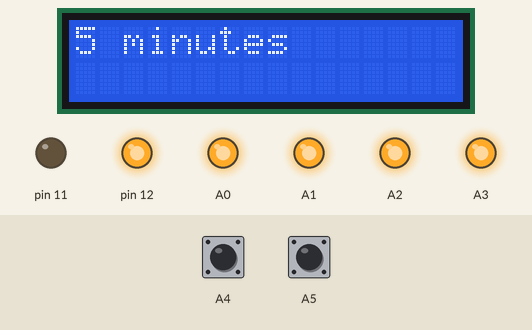
A sketch run on a simulated Arduino Uno, built with avr-gcc and run on an emulated ATmega328P. Parts: 16×2 character LCD, output pins drawn as LEDs (lit = HIGH). Inputs (shaded band) come from the test bench; at power-on: A4 HIGH, A5 HIGH.

Above: at 1.1 s.
At 3.2 s:
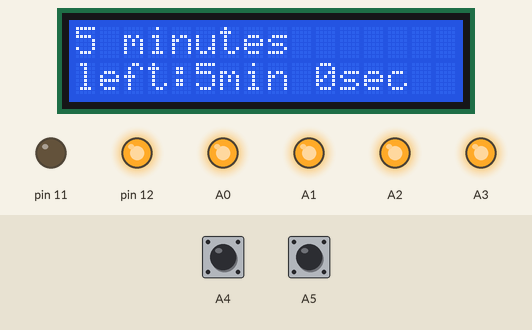
At 11.7 s:
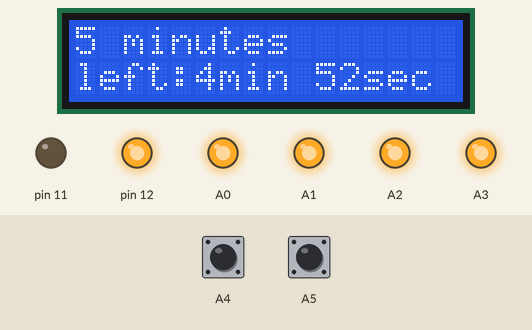
At 20.2 s:
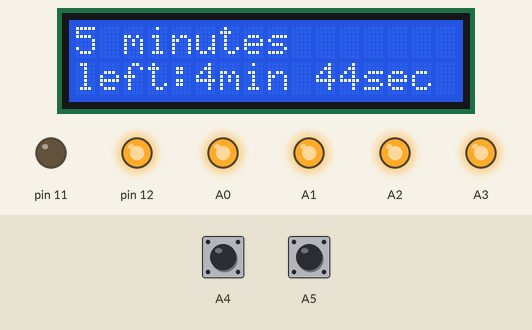
At 28.8 s:
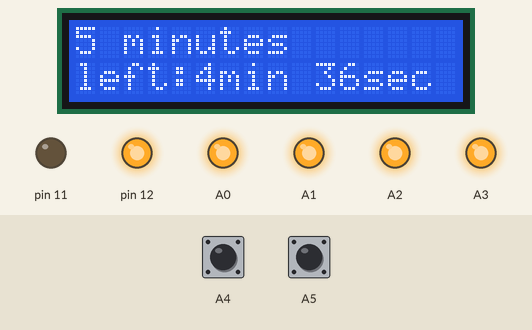
At 38.4 s:
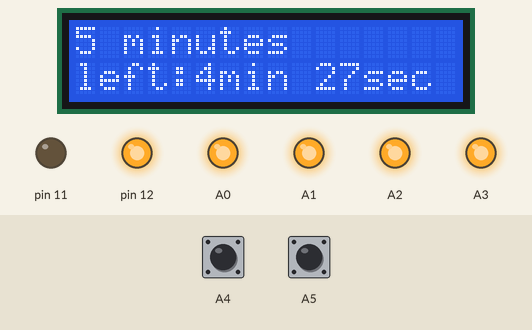

The sketch:

CookerTimer.ino
```cpp
#include <LiquidCrystal.h>  // Лобавляем необходимую библиотеку
LiquidCrystal lcd(PD7, PD6, PD5, PD4, PD3, PD2); // (RS, E, DB4, DB5, DB6, DB7)

int nMin=0;
int iMin=0;
int iSec=0;

void Off()
{
  digitalWrite(A0,LOW);
  digitalWrite(A1,LOW);
  digitalWrite(A2,LOW);
  digitalWrite(A3,LOW);

  int iSnd=10;

  while(true)
  {
    digitalWrite(12,HIGH); //LED on
    delay(50);


    for(int i=0;i<=50;i++)
    {
      if(iSnd>0){digitalWrite(11,HIGH);} //Speaker on
      delay(1);
      digitalWrite(11,LOW); //Speaker off
      delay(1);
    }


    digitalWrite(12,LOW);  //LED off
    delay(50);


    for(int i=0;i<=50;i++)
    {
      if(iSnd>0){digitalWrite(11,HIGH);} //Speaker on
      delay(1);
      digitalWrite(11,LOW); //Speaker off
      delay(1);
    }

   iSnd-=1;

   // Serial.write('*');

  }
}

void On()
{
  delay(1000);
  digitalWrite(A0,HIGH);
  digitalWrite(A1,HIGH);
  digitalWrite(A2,HIGH);
  digitalWrite(A3,HIGH);
}

void setup() {
  // put your setup code here, to run once:

 // Serial.begin(9600);

  pinMode(12,OUTPUT);
  digitalWrite(12,HIGH); //LED on

  pinMode(11,OUTPUT);
  digitalWrite(11,LOW); //Speaker off

  pinMode(A0,OUTPUT);
  pinMode(A1,OUTPUT);
  pinMode(A2,OUTPUT);
  pinMode(A3,OUTPUT);

  On();
  //delay(1000);
  //Off();


  lcd.begin(16, 2);                  // Задаем размерность экрана

  lcd.setCursor(0, 0);              // Устанавливаем курсор в начало 1 строки


  pinMode(A4,INPUT_PULLUP);
  pinMode(A5,INPUT_PULLUP);

  //Serial.print(digitalRead(A4));
  //Serial.print(digitalRead(A5));

  if(digitalRead(A5)==LOW && digitalRead(A4)==LOW) {nMin=10;}
  if(digitalRead(A5)==LOW && digitalRead(A4)==HIGH) {nMin=15;}
  if(digitalRead(A5)==HIGH && digitalRead(A4)==LOW) {nMin=3;}
  if(digitalRead(A5)==HIGH && digitalRead(A4)==HIGH) {nMin=5;}

  iMin=nMin;
  iSec=0;
  lcd.print(nMin);       // Выводим текст
  lcd.print(" minutes");       // Выводим текст

  On();

}


void loop() {
  // put your main code here, to run repeatedly:
  delay(1000);
  //Serial.write('.');

  lcd.begin(16, 2);
  lcd.print(nMin);
  lcd.print(" minutes");

  lcd.setCursor(0, 1);              // Устанавливаем курсор в начало 2 строки
  lcd.print("left:");         // Выводим текст
  lcd.print(iMin);         // Выводим текст
  lcd.print("min ");         // Выводим текст
  lcd.print(iSec);         // Выводим текст
  lcd.print("sec   ");         // Выводим текст


  if(iMin==0 && iSec==0){Off();}

  if(iSec==0 && iMin!=0){iSec=59;iMin=iMin-1;} else {iSec=iSec-1;}


}
```

Measured:
- what the display in image 0 shows lasts 2.0 s, from 1.1 s to 3.1 s
- what the display in image 1 shows lasts 1.1 s, from 3.1 s to 4.2 s
